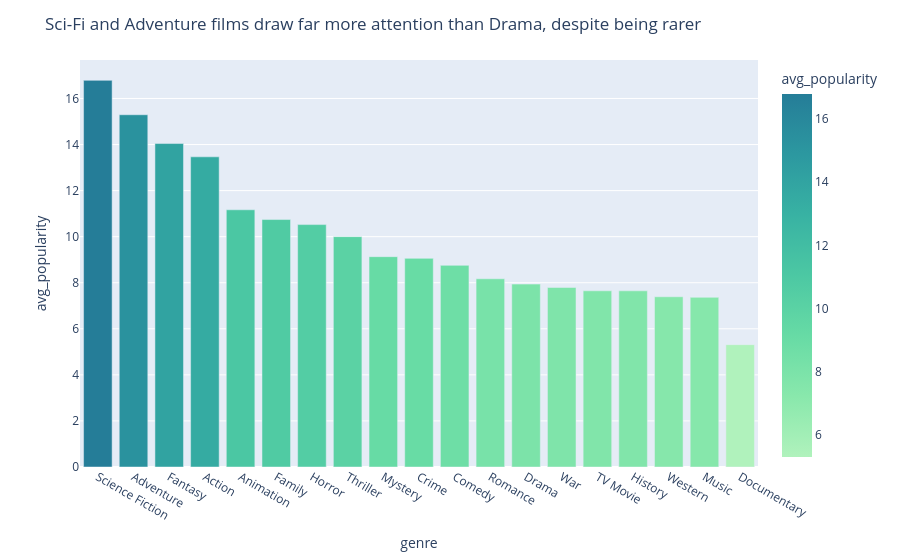

The cell this chart's notebook holds for it:
### Markdown cell above
**Why a bar chart.** The question here is a ranking across a small number of
categories (19 genres), and a bar chart is the clearest way to compare one
number per category. Colour encodes `avg_popularity` again so the ranking is
visible at a glance, and `n_movies` is available on hover so a genre's rank
can be read alongside how much data supports it.

### Code cell
genre_stats = (movies_with_genres_df.groupby("genre").agg(n_movies=("id","nunique"), avg_popularity=("popularity","mean")) ).reset_index().sort_values("avg_popularity", ascending=False)

fig1 = px.bar(genre_stats, x="genre", y="avg_popularity",
             hover_data=["n_movies"], color="avg_popularity",color_continuous_scale="Tealgrn")
fig1.update_layout(title="Sci-Fi and Adventure films draw far more attention than Drama, despite being rarer")
fig1.write_html("../docs/charts/finding1_average_popularity_by_genre.html", include_plotlyjs="cdn", full_html=True)
fig1.show()

### Figure 1 — Plotly figure (JSON) as saved in the notebook; plotly's stock layout.template omitted (floating-point values rounded to 4 significant figures)
{"data": [{"customdata": [[593], [961], [635], [1339], [515], [600], [741], [1311], [420], [700], [1593], [897], [2426], [187], [74], [259], [67], [141], [163]], "hovertemplate": "genre=%{x}<br>avg_popularity=%{marker.color}<br>n_movies=%{customdata[0]}<extra></extra>", "legendgroup": "", "marker": {"color": [16.79, 15.29, 14.04, 13.47, 11.17, 10.74, 10.52, 10.0, 9.132, 9.058, 8.754, 8.172, 7.94, 7.794, 7.65, 7.649, 7.39, 7.366, 5.311], "coloraxis": "coloraxis", "pattern": {"shape": ""}}, "name": "", "orientation": "v", "showlegend": false, "textposition": "auto", "type": "bar", "x": ["Science Fiction", "Adventure", "Fantasy", "Action", "Animation", "Family", "Horror", "Thriller", "Mystery", "Crime", "Comedy", "Romance", "Drama", "War", "TV Movie", "History", "Western", "Music", "Documentary"], "xaxis": "x", "y": [16.79, 15.29, 14.04, 13.47, 11.17, 10.74, 10.52, 10.0, 9.132, 9.058, 8.754, 8.172, 7.94, 7.794, 7.65, 7.649, 7.39, 7.366, 5.311], "yaxis": "y"}], "layout": {"barmode": "relative", "coloraxis": {"autocolorscale": false, "colorbar": {"title": {"text": "avg_popularity"}}, "colorscale": [[0, "rgb(176, 242, 188)"], [0.1667, "rgb(137, 232, 172)"], [0.3333, "rgb(103, 219, 165)"], [0.5, "rgb(76, 200, 163)"], [0.6667, "rgb(56, 178, 163)"], [0.8333, "rgb(44, 152, 160)"], [1, "rgb(37, 125, 152)"]]}, "legend": {"tracegroupgap": 0}, "margin": {"t": 60}, "title": {"text": "Sci-Fi and Adventure films draw far more attention than Drama, despite being rarer"}, "xaxis": {"anchor": "y", "domain": [0, 1], "title": {"text": "genre"}}, "yaxis": {"anchor": "x", "domain": [0, 1], "title": {"text": "avg_popularity"}}}}
